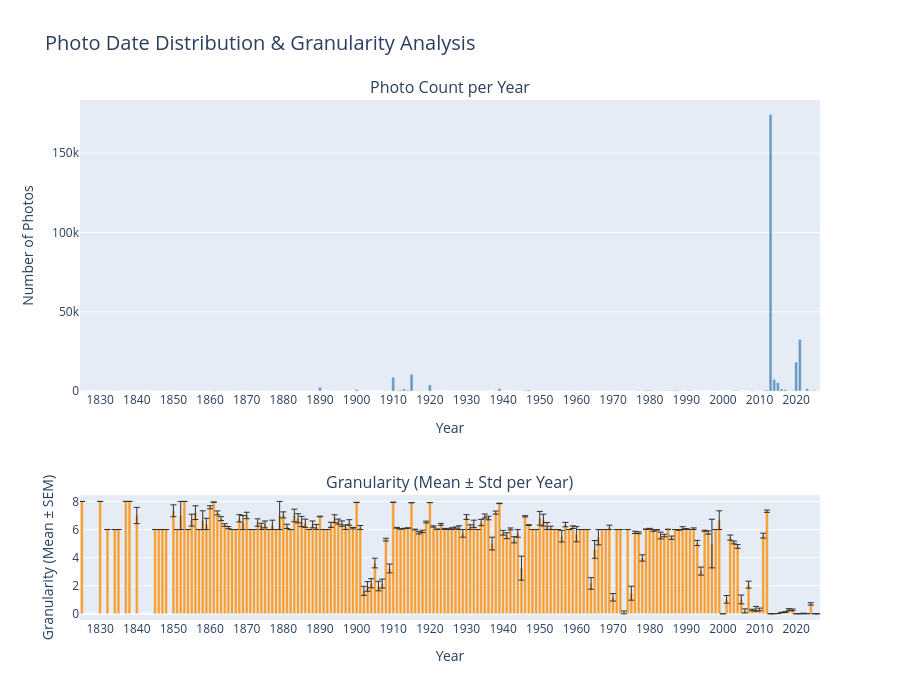

Notebook code for this chart:
### Code cell
plot_year_and_granularity(df)

### Figure 1 — Plotly figure (JSON) as saved in the notebook; plotly's stock layout.template omitted (floating-point values rounded to 4 significant figures; data arrays with more than 128 entries replaced by an {"elided": "..."} marker saying what was removed)
{"data": [{"marker": {"color": "steelblue"}, "name": "Photo Count", "opacity": 0.8, "type": "bar", "x": {"elided": "189 int values"}, "xaxis": "x", "y": {"elided": "189 int values"}, "yaxis": "y"}, {"error_y": {"array": {"elided": "189 float values"}, "color": "black", "thickness": 1, "type": "data", "visible": true, "width": 3}, "marker": {"color": "darkorange"}, "name": "Granularity Mean", "opacity": 0.8, "type": "bar", "x": {"elided": "189 int values"}, "xaxis": "x2", "y": {"elided": "189 float values"}, "yaxis": "y2"}], "layout": {"annotations": [{"font": {"size": 16}, "showarrow": false, "text": "Photo Count per Year", "x": 0.5, "xanchor": "center", "xref": "paper", "y": 1, "yanchor": "bottom", "yref": "paper"}, {"font": {"size": 16}, "showarrow": false, "text": "Granularity (Mean ± Std per Year)", "x": 0.5, "xanchor": "center", "xref": "paper", "y": 0.24, "yanchor": "bottom", "yref": "paper"}], "height": 700, "showlegend": false, "title": {"font": {"size": 20}, "text": "Photo Date Distribution & Granularity Analysis"}, "xaxis": {"anchor": "y", "domain": [0, 1], "dtick": 10, "tick0": 1820, "tickmode": "linear", "title": {"text": "Year"}}, "xaxis2": {"anchor": "y2", "domain": [0, 1], "dtick": 10, "tick0": 1820, "tickmode": "linear", "title": {"text": "Year"}}, "yaxis": {"anchor": "x", "domain": [0.44, 1], "title": {"text": "Number of Photos"}}, "yaxis2": {"anchor": "x2", "domain": [0, 0.24], "title": {"text": "Granularity (Mean ± SEM)"}}}}
